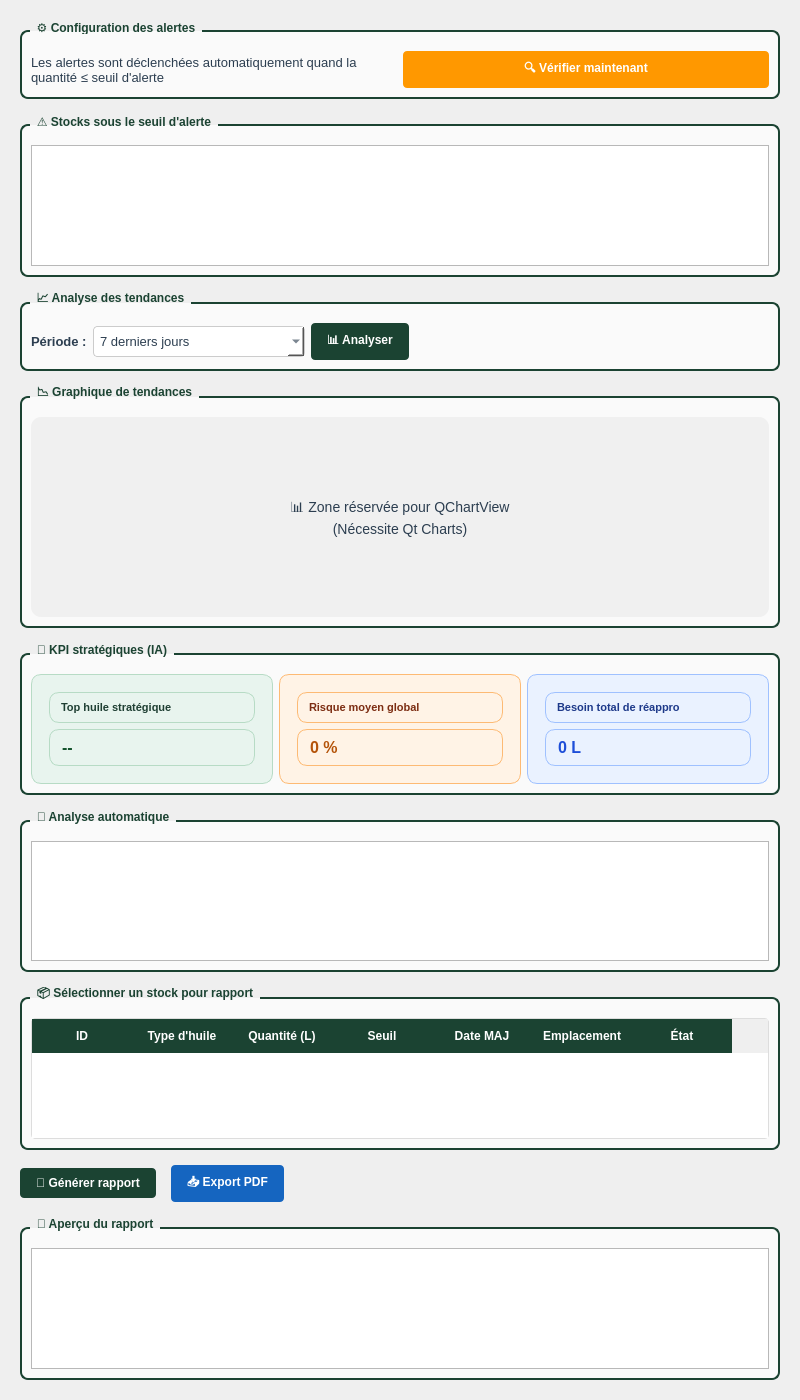
          <widget class="QWidget" name="scrollContentAlertesTendances">
           <property name="geometry">
            <rect>
             <x>0</x>
             <y>0</y>
             <width>800</width>
             <height>1400</height>
            </rect>
           </property>
           <layout class="QVBoxLayout" name="layoutScrollAlertesTendances">
            <property name="leftMargin">
             <number>20</number>
            </property>
            <property name="topMargin">
             <number>20</number>
            </property>
            <property name="rightMargin">
             <number>20</number>
            </property>
            <property name="bottomMargin">
             <number>20</number>
            </property>
            <property name="spacing">
             <number>15</number>
            </property>
            <item>
             <widget class="QGroupBox" name="groupConfigAlertes">
              <property name="styleSheet">
               <string notr="true">QGroupBox {
    font-weight: bold;
    border: 2px solid #1B4332;
    border-radius: 8px;
    margin-top: 10px;
    padding-top: 10px;
    background-color: #fafafa;
}
QGroupBox::title {
    subcontrol-origin: margin;
    left: 10px;
    padding: 0 5px;
    color: #1B4332;
}</string>
              </property>
              <property name="title">
               <string>⚙️ Configuration des alertes</string>
              </property>
              <layout class="QHBoxLayout" name="layoutConfigAlertes">
               <item>
                <widget class="QLabel" name="labelSeuilDefini">
                 <property name="styleSheet">
                  <string notr="true">color: #2c3e50; font-size: 13px;</string>
                 </property>
                 <property name="text">
                  <string>Les alertes sont déclenchées automatiquement quand la quantité ≤ seuil d'alerte</string>
                 </property>
                 <property name="wordWrap">
                  <bool>true</bool>
                 </property>
                </widget>
               </item>
               <item>
                <widget class="QPushButton" name="btnVerifierAlertes">
                 <property name="styleSheet">
                  <string notr="true">QPushButton {
    background-color: #ff9800;
    color: white;
    border: none;
    padding: 8px 16px;
    border-radius: 4px;
    font-weight: bold;
}
QPushButton:hover {
    background-color: #ffa726;
}</string>
                 </property>
                 <property name="text">
                  <string>🔍 Vérifier maintenant</string>
                 </property>
                </widget>
               </item>
              </layout>
             </widget>
            </item>
            <item>
             <widget class="QGroupBox" name="groupStocksSousSeuil">
              <property name="styleSheet">
               <string notr="true">QGroupBox {
    font-weight: bold;
    border: 2px solid #1B4332;
    border-radius: 8px;
    margin-top: 10px;
    padding-top: 10px;
    background-color: #fafafa;
}
QGroupBox::title {
    subcontrol-origin: margin;
    left: 10px;
    padding: 0 5px;
    color: #1B4332;
}</string>
              </property>
              <property name="title">
               <string>⚠️ Stocks sous le seuil d'alerte</string>
              </property>
              <layout class="QVBoxLayout" name="layoutStocksSousSeuil">
               <item>
                <widget class="QListWidget" name="listStocksSousSeuil">
                 <property name="styleSheet">
                  <string notr="true">QListWidget::item { padding: 10px; font-size: 14px; color: #2c3e50; }</string>
                 </property>
                </widget>
               </item>
              </layout>
             </widget>
            </item>
            <item>
             <widget class="QGroupBox" name="groupOptionsTendances">
              <property name="styleSheet">
               <string notr="true">QGroupBox {
    font-weight: bold;
    border: 2px solid #1B4332;
    border-radius: 8px;
    margin-top: 10px;
    padding-top: 10px;
    background-color: #fafafa;
}
QGroupBox::title {
    subcontrol-origin: margin;
    left: 10px;
    padding: 0 5px;
    color: #1B4332;
}</string>
              </property>
              <property name="title">
               <string>📈 Analyse des tendances</string>
              </property>
              <layout class="QHBoxLayout" name="layoutOptionsTendances">
               <item>
                <widget class="QLabel" name="labelPeriode">
                 <property name="styleSheet">
                  <string notr="true">color: #2c3e50; font-size: 13px; font-weight: 600;</string>
                 </property>
                 <property name="text">
                  <string>Période :</string>
                 </property>
                </widget>
               </item>
               <item>
                <widget class="QComboBox" name="comboPeriode">
                 <property name="styleSheet">
                  <string notr="true">QComboBox {
    border: 1px solid #ccc;
    border-radius: 4px;
    padding: 6px;
    background: white;
    color: #2c3e50;
    font-size: 13px;
    min-width: 180px;
}</string>
                 </property>
                 <item>
                  <property name="text">
                   <string>7 derniers jours</string>
                  </property>
                 </item>
                 <item>
                  <property name="text">
                   <string>30 derniers jours</string>
                  </property>
                 </item>
                 <item>
                  <property name="text">
                   <string>3 derniers mois</string>
                  </property>
                 </item>
                 <item>
                  <property name="text">
                   <string>Cette année</string>
                  </property>
                 </item>
                </widget>
               </item>
               <item>
                <widget class="QPushButton" name="btnAnalyserTendances">
                 <property name="styleSheet">
                  <string notr="true">QPushButton {
    background-color: #1B4332;
    color: white;
    border: none;
    padding: 8px 16px;
    border-radius: 4px;
    font-weight: bold;
}
QPushButton:hover {
    background-color: #234E3E;
}</string>
                 </property>
                 <property name="text">
                  <string>📊 Analyser</string>
                 </property>
                </widget>
               </item>
               <item>
                <spacer name="horizontalSpacer_8">
                 <property name="orientation">
                  <enum>Qt::Horizontal</enum>
                 </property>
                 <property name="sizeHint" stdset="0">
                  <size>
                   <width>40</width>
                   <height>20</height>
                  </size>
                 </property>
                </spacer>
               </item>
              </layout>
             </widget>
            </item>
            <item>
             <widget class="QGroupBox" name="groupGraphique">
              <property name="styleSheet">
               <string notr="true">QGroupBox {
    font-weight: bold;
    border: 2px solid #1B4332;
    border-radius: 8px;
    margin-top: 10px;
    padding-top: 10px;
    background-color: #fafafa;
}
QGroupBox::title {
    subcontrol-origin: margin;
    left: 10px;
    padding: 0 5px;
    color: #1B4332;
}</string>
              </property>
              <property name="title">
               <string>📉 Graphique de tendances</string>
              </property>
              <layout class="QVBoxLayout" name="layoutGraphique">
               <item>
                <widget class="QLabel" name="labelPlaceholderChart">
                 <property name="minimumSize">
                  <size>
                   <width>0</width>
                   <height>200</height>
                  </size>
                 </property>
                 <property name="styleSheet">
                  <string notr="true">background: #f0f0f0; padding: 50px; border-radius: 10px; color: #2c3e50; font-size: 14px;</string>
                 </property>
                 <property name="text">
                  <string>📊 Zone réservée pour QChartView
(Nécessite Qt Charts)</string>
                 </property>
                 <property name="alignment">
                  <set>Qt::AlignCenter</set>
                 </property>
                </widget>
               </item>
              </layout>
             </widget>
            </item>
            <item>
             <widget class="QGroupBox" name="groupKpiTendances">
              <property name="styleSheet">
               <string notr="true">QGroupBox {
    font-weight: bold;
    border: 2px solid #1B4332;
    border-radius: 8px;
    margin-top: 10px;
    padding-top: 10px;
    background-color: #fafafa;
}
QGroupBox::title {
    subcontrol-origin: margin;
    left: 10px;
    padding: 0 5px;
    color: #1B4332;
}</string>
              </property>
              <property name="title">
               <string>📌 KPI stratégiques (IA)</string>
              </property>
              <layout class="QHBoxLayout" name="layoutKpiTendances">
               <item>
                <widget class="QFrame" name="cardTopStrategique">
                 <property name="styleSheet">
                  <string notr="true">QFrame {
    background-color: #e8f4ee;
    border: 1px solid #b7dbc5;
    border-radius: 10px;
    padding: 8px;
}</string>
                 </property>
                 <layout class="QVBoxLayout" name="layoutTopStrategique">
                  <item>
                   <widget class="QLabel" name="labelTopStrategiqueTitle">
                    <property name="styleSheet">
                     <string notr="true">color: #1f3f33; font-size: 11px; font-weight: 600;</string>
                    </property>
                    <property name="text">
                     <string>Top huile stratégique</string>
                    </property>
                   </widget>
                  </item>
                  <item>
                   <widget class="QLabel" name="labelTopStrategiqueValue">
                    <property name="styleSheet">
                     <string notr="true">color: #14532d; font-size: 16px; font-weight: 800;</string>
                    </property>
                    <property name="text">
                     <string>--</string>
                    </property>
                   </widget>
                  </item>
                 </layout>
                </widget>
               </item>
               <item>
                <widget class="QFrame" name="cardRisqueMoyenGlobal">
                 <property name="styleSheet">
                  <string notr="true">QFrame {
    background-color: #fff3e6;
    border: 1px solid #fdba74;
    border-radius: 10px;
    padding: 8px;
}</string>
                 </property>
                 <layout class="QVBoxLayout" name="layoutRisqueMoyenGlobal">
                  <item>
                   <widget class="QLabel" name="labelRisqueMoyenGlobalTitle">
                    <property name="styleSheet">
                     <string notr="true">color: #7c2d12; font-size: 11px; font-weight: 600;</string>
                    </property>
                    <property name="text">
                     <string>Risque moyen global</string>
                    </property>
                   </widget>
                  </item>
                  <item>
                   <widget class="QLabel" name="labelRisqueMoyenGlobalValue">
                    <property name="styleSheet">
                     <string notr="true">color: #b45309; font-size: 16px; font-weight: 800;</string>
                    </property>
                    <property name="text">
                     <string>0 %</string>
                    </property>
                   </widget>
                  </item>
                 </layout>
                </widget>
               </item>
               <item>
                <widget class="QFrame" name="cardBesoinReapproTotal">
                 <property name="styleSheet">
                  <string notr="true">QFrame {
    background-color: #eaf2ff;
    border: 1px solid #9fc1ff;
    border-radius: 10px;
    padding: 8px;
}</string>
                 </property>
                 <layout class="QVBoxLayout" name="layoutBesoinReapproTotal">
                  <item>
                   <widget class="QLabel" name="labelBesoinReapproTotalTitle">
                    <property name="styleSheet">
                     <string notr="true">color: #1e3a8a; font-size: 11px; font-weight: 600;</string>
                    </property>
                    <property name="text">
                     <string>Besoin total de réappro</string>
                    </property>
                   </widget>
                  </item>
                  <item>
                   <widget class="QLabel" name="labelBesoinReapproTotalValue">
                    <property name="styleSheet">
                     <string notr="true">color: #1d4ed8; font-size: 16px; font-weight: 800;</string>
                    </property>
                    <property name="text">
                     <string>0 L</string>
                    </property>
                   </widget>
                  </item>
                 </layout>
                </widget>
               </item>
              </layout>
             </widget>
            </item>
            <item>
             <widget class="QGroupBox" name="groupAnalyseAuto">
              <property name="styleSheet">
               <string notr="true">QGroupBox {
    font-weight: bold;
    border: 2px solid #1B4332;
    border-radius: 8px;
    margin-top: 10px;
    padding-top: 10px;
    background-color: #fafafa;
}
QGroupBox::title {
    subcontrol-origin: margin;
    left: 10px;
    padding: 0 5px;
    color: #1B4332;
}</string>
              </property>
              <property name="title">
               <string>📝 Analyse automatique</string>
              </property>
              <layout class="QVBoxLayout" name="layoutAnalyseAuto">
               <item>
                <widget class="QTextEdit" name="textAnalyseTendances">
                 <property name="styleSheet">
                  <string notr="true">color: #2c3e50; font-size: 13px;</string>
                 </property>
                 <property name="readOnly">
                  <bool>true</bool>
                 </property>
                </widget>
               </item>
              </layout>
             </widget>
            </item>
            <item>
             <widget class="QGroupBox" name="groupSelectionRapport">
              <property name="styleSheet">
               <string notr="true">QGroupBox {
    font-weight: bold;
    border: 2px solid #1B4332;
    border-radius: 8px;
    margin-top: 10px;
    padding-top: 10px;
    background-color: #fafafa;
}
QGroupBox::title {
    subcontrol-origin: margin;
    left: 10px;
    padding: 0 5px;
    color: #1B4332;
}</string>
              </property>
              <property name="title">
               <string>📦 Sélectionner un stock pour rapport</string>
              </property>
              <layout class="QVBoxLayout" name="layoutSelectionRapport">
               <item>
                <widget class="QTableWidget" name="tableRapportSelection">
                 <property name="maximumSize">
                  <size>
                   <width>16777215</width>
                   <height>200</height>
                  </size>
                 </property>
                 <property name="styleSheet">
                  <string notr="true">QTableWidget {
    border: 1px solid #ddd;
    border-radius: 4px;
    gridline-color: #e0e0e0;
}
QHeaderView::section {
    background-color: #1B4332;
    color: white;
    padding: 8px;
    border: none;
    font-weight: bold;
}</string>
                 </property>
                 <property name="alternatingRowColors">
                  <bool>true</bool>
                 </property>
                 <property name="selectionBehavior">
                  <enum>QAbstractItemView::SelectRows</enum>
                 </property>
                 <column>
                  <property name="text">
                   <string>ID</string>
                  </property>
                 </column>
                 <column>
                  <property name="text">
                   <string>Type d'huile</string>
                  </property>
                 </column>
                 <column>
                  <property name="text">
                   <string>Quantité (L)</string>
                  </property>
                 </column>
                 <column>
                  <property name="text">
                   <string>Seuil</string>
                  </property>
                 </column>
                 <column>
                  <property name="text">
                   <string>Date MAJ</string>
                  </property>
                 </column>
                 <column>
                  <property name="text">
                   <string>Emplacement</string>
                  </property>
                 </column>
                 <column>
                  <property name="text">
                   <string>État</string>
                  </property>
                 </column>
                </widget>
               </item>
              </layout>
             </widget>
            </item>
            <item>
             <layout class="QHBoxLayout" name="layoutBtnRapport">
              <item>
               <widget class="QPushButton" name="btnGenererRapport">
                <property name="styleSheet">
                 <string notr="true">QPushButton {
    background-color: #1B4332;
    color: white;
    border: none;
    padding: 8px 16px;
    border-radius: 4px;
    font-weight: bold;
}
QPushButton:hover {
    background-color: #234E3E;
}</string>
                </property>
                <property name="text">
                 <string>📄 Générer rapport</string>
                </property>
               </widget>
              </item>
              <item>
               <widget class="QPushButton" name="btnExportRapportPDF">
                <property name="styleSheet">
                 <string notr="true">QPushButton {
    background-color: #1565c0;
    color: white;
    border: none;
    padding: 8px 16px;
    border-radius: 4px;
    font-weight: bold;
}
QPushButton:hover {
    background-color: #1976d2;
}</string>
                </property>
                <property name="text">
                 <string>📥 Export PDF</string>
                </property>
               </widget>
              </item>
              <item>
               <spacer name="horizontalSpacer_9">
                <property name="orientation">
                 <enum>Qt::Horizontal</enum>
                </property>
                <property name="sizeHint" stdset="0">
                 <size>
                  <width>40</width>
                  <height>20</height>
                 </size>
                </property>
               </spacer>
              </item>
             </layout>
            </item>
            <item>
             <widget class="QGroupBox" name="groupApercuRapport">
              <property name="styleSheet">
               <string notr="true">QGroupBox {
    font-weight: bold;
    border: 2px solid #1B4332;
    border-radius: 8px;
    margin-top: 10px;
    padding-top: 10px;
    background-color: #fafafa;
}
QGroupBox::title {
    subcontrol-origin: margin;
    left: 10px;
    padding: 0 5px;
    color: #1B4332;
}</string>
              </property>
              <property name="title">
               <string>📝 Aperçu du rapport</string>
              </property>
              <layout class="QVBoxLayout" name="layoutApercuRapport">
               <item>
                <widget class="QTextEdit" name="textApercuRapport">
                 <property name="styleSheet">
                  <string notr="true">color: #2c3e50; font-size: 13px;</string>
                 </property>
                 <property name="readOnly">
                  <bool>true</bool>
                 </property>
                </widget>
               </item>
              </layout>
             </widget>
            </item>
           </layout>
          </widget>
